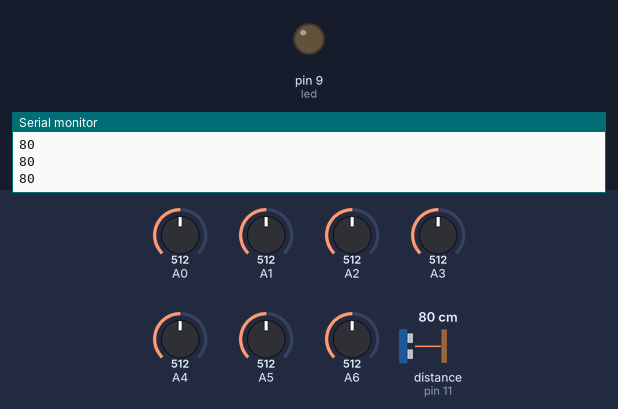
The sketch below on a simulated Arduino Uno, built with avr-gcc and run on an emulated ATmega328P. Parts: output pins drawn as LEDs (lit = HIGH), the last lines printed to the serial monitor. Wiring (inferred from the names in the program): ultrasonic range finder: trigger pin 10; echo pin 11. The test bench sets the inputs (shaded band); at power-on: A0 = 512, A1 = 512, A2 = 512, A3 = 512, A4 = 512, A5 = 512, A6 = 512, distance to the obstacle (sensor on pin 11) 80 cm. The echo pulse lasts 58.3 µs per cm; the modem accepts every AT command (registered, SIM ready, sends succeed) and sends nothing else; pins used as bus, display or sensor lines are not drawn.

Above: at 7.2 s.
7.3 s: A0 set to 216
8.8 s: A0 set to 183
At 9.7 s:
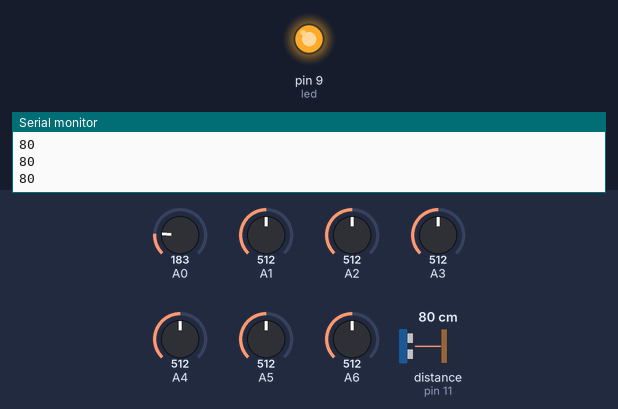
10.5 s: A0 set to 210
At 11.8 s:
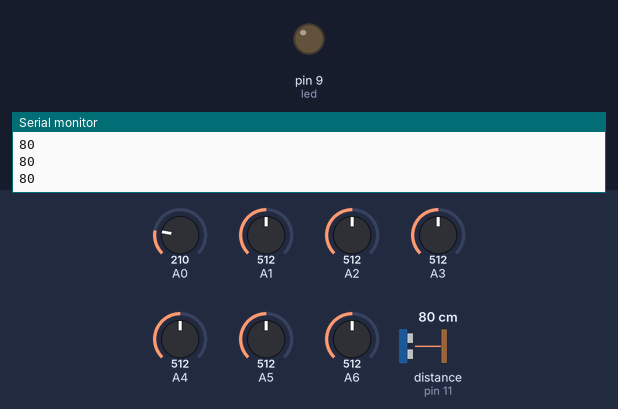
12.1 s: A0 set to 190
At 13.0 s:
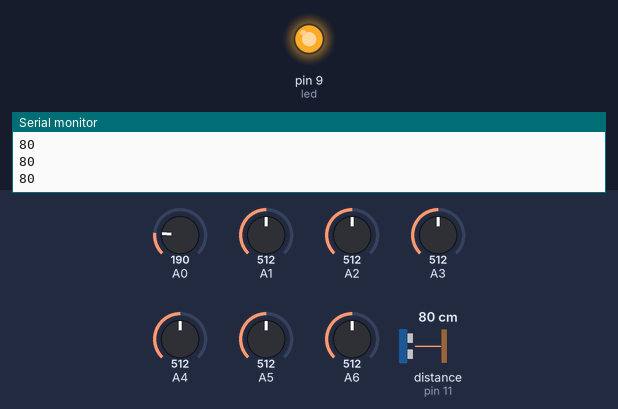
Timing chart, 0 to 14.6 s (numbered marks = the images above; inputs shaded):
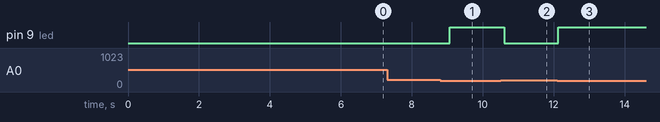

The sketch:

sketch_jan21a.ino
```cpp
//ESP01-Arduino Uno Web server test
// www.arducoding.com
#include <SoftwareSerial.h>
#include <Servo.h>
#define DEBUG true

SoftwareSerial espSerial(2, 3); // TX | RX
Servo myservo;
int ldr = 0, ldr1 = 0, ldr2 = 0, ldr3 = 0, ldr4 = 0, ldr5 = 0, ldr6 = 0;
long jarak = 0;
String  parkir = "",lampu = "mati", buser = "mati";


void setup()
{
  Serial.begin(9600);      //Serial monitor
  espSerial.begin(115200);  //ESP Baud rate


  sendData("AT+RST\r\n",2000,DEBUG);    // reset module
  sendData("AT+CWMODE=2\r\n",1000,DEBUG);   // ESP01 sebagai access point
  sendData("AT+CIFSR\r\n",1000,DEBUG);    // Cek ip address
  sendData("AT+CIPMUX=1\r\n",1000,DEBUG);   // Konfig multiple connections
  sendData("AT+CIPSERVER=1,80\r\n",1000,DEBUG); //server on port 80
  pinMode(A0, INPUT);
  pinMode(A1, INPUT);
  pinMode(A2, INPUT);
  pinMode(A3, INPUT);
  pinMode(A4, INPUT);
  pinMode(A5, INPUT);
  pinMode(A6, INPUT);
  pinMode(9, OUTPUT); //led
  digitalWrite(9, LOW);
  pinMode(10, OUTPUT); //pTring
  pinMode(11, INPUT);  //pEcho
  pinMode(13, OUTPUT); // buser


}

long readHC()
{
  digitalWrite(10, LOW);
  delayMicroseconds(2);
  digitalWrite(10, HIGH);
  delayMicroseconds(10);
  digitalWrite(10, LOW);
  return pulseIn(11, HIGH);
}


int Id_koneksi;
void loop(){


  jarak = 0.01723 * readHC();


  ldr = analogRead(A0);
  ldr1 = analogRead(A1);
  ldr2 = analogRead(A2);
  ldr3 = analogRead(A3);
  ldr4 = analogRead(A4);
  ldr5 = analogRead(A5);
  ldr6 = analogRead(A6);


  Serial.println(jarak);
//cek parkir
  if(ldr1 < 200 && ldr2 < 200 &&  ldr3 < 200 &&  ldr4 < 200 &&  ldr5 < 200 &&  ldr6 < 200){
    noTone(13);
    buser="diam";
    parkir="penuh";
    if(jarak<10) {
    tone(13, 1000);
    buser="berbunyi";
    }
  }else{
    noTone(13);
    buser="mati";
    parkir="ready";
  }


// menyalakan lampu
  if(ldr<200){
    digitalWrite(9, HIGH);
    lampu="nyala";
  }
  else{
    digitalWrite(9, LOW);
    lampu="mati";
  }
  delay(300);
  if(espSerial.available()){
  //kirim data ke browser
  if(espSerial.find("+IPD,")){
    delay(300);
    Id_koneksi = espSerial.read()-48;

    String webpage;
    webpage = "HTTP/1.1 200 OK\r\n";
    webpage += "Content-Type: text/html\r\n";
    webpage += "Connection: close\r\n";
    webpage += "Refresh: 10\r\n"; //refresh browser 15 detik
    webpage += "\r\n";
    webpage += "<!DOCTYPE HTML>\r\n";
    webpage += "<html>\r\n";
    webpage +="<h1>Monitor Parkir</h1>";
    espsend(webpage);


    String output="";
    output+="<p>Parkir : ";
    output+=parkir;
    output+="</p>";
    output+="<p>Buser: ";
    output+=buser;
    output+="</p>";
    output+="<p>lampu: ";
    output+=lampu;
    output+="</p><br>";

    espsend(output);


     String div_ldr="<p>Parkir><p>";

     String div_ldr_data ="";

     div_ldr+="<p>1: ";
     if(ldr1<200){
      div_ldr+="diisi";
     }
     else{
      div_ldr+= "kosong";
     }
     div_ldr+="</p><p>2: ";
     if(ldr2<200){
      div_ldr+="diisi";
     }
     else{
      div_ldr+= "kosong";
     }
     div_ldr+="</p><p>3: ";
     if(ldr3<200){
      div_ldr+="diisi";
     }
     else{
      div_ldr+= "kosong";
     }
     espsend(div_ldr);

     String div_ldr1="</p><p>4: ";
     if(ldr4<200){
      div_ldr1+="diisi";
     }
     else{
      div_ldr1+= "kosong";
     }
     div_ldr1+="</p><p>5: ";
     if(ldr5<200){
      div_ldr1+="diisi";
     }
     else{
      div_ldr1+= "kosong";
     }
     div_ldr1+="</p><p>6: ";
     if(ldr6<200){
      div_ldr1+="diisi";
     }
     else{
      div_ldr1+= "kosong";
     }
     div_ldr1+="</p>";


     espsend(div_ldr1);

     String webpage2;
     webpage2="</body></html>";
     espsend(webpage2);

     String closeCommand = "AT+CIPCLOSE=";  //menutup koneksi
     closeCommand+=Id_koneksi;
     closeCommand+="\r\n";
     sendData(closeCommand,3000,DEBUG);
    }
  }
}

//kirim data ESP ke halaman web browser
 void espsend(String d){
   String cipSend = " AT+CIPSEND=";
   cipSend += Id_koneksi;
   cipSend += ",";
   cipSend +=d.length();
   cipSend +="\r\n";
   sendData(cipSend,1000,DEBUG);
   sendData(d,1000,DEBUG);
}

//menampilkan data dari ESP di Serial Monitor
String sendData(String command, const int timeout, boolean debug){
  String response = "";
  espSerial.print(command);
  long int time = millis();
  while( (time+timeout) > millis()){
     while(espSerial.available()){
       char c = espSerial.read();
       response+=c;
    }
  }

  if(debug){
    Serial.print(response); //Tampilkan respon ESP di serial monitor arduino
  }
  return response;
}
```

Measured:
- the behaviour switches between 200 and 199 on A0 (found by bisection; images 0 and 1)
- after the input at 8.8 s, pin 9 (led): LOW → HIGH after 0.27 s
- after the input at 10.5 s, pin 9 (led): HIGH → LOW after 0.10 s
- after the input at 12.1 s, pin 9 (led): LOW → HIGH at once
